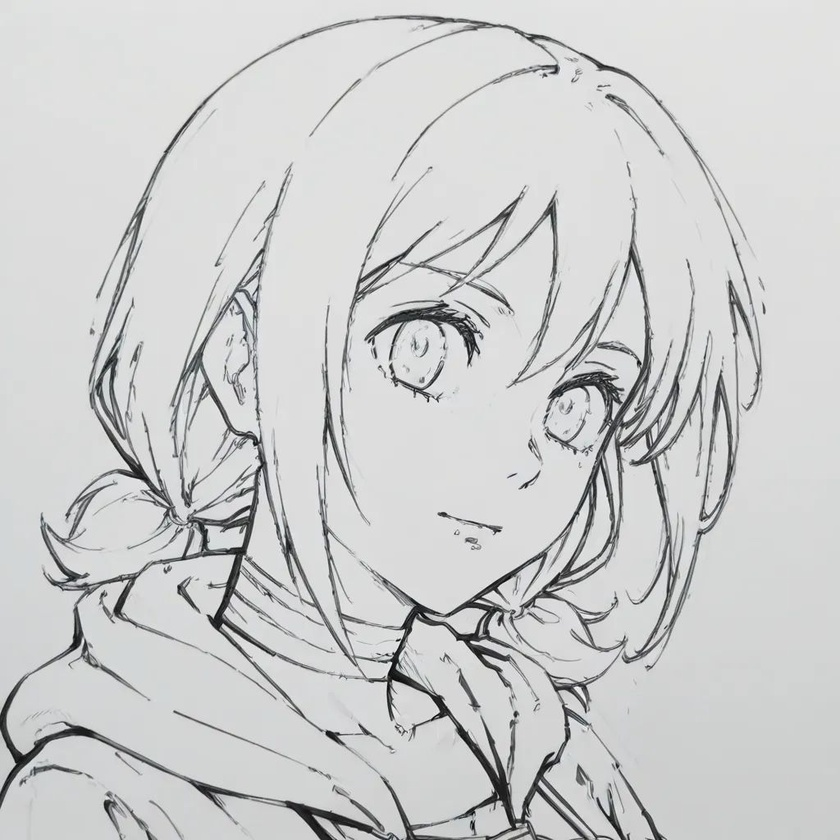
#> input picture img/111.jpg, 840 x 840 px, shrunk from 1024 x 1024 before the run, found by its file name
$ python clear_pic.py
#> lines starting #> are read from the running program, lines starting #| are printed output that depends on the picture; after the words box and inside, x2 and y2 are one past the last pixel; in counts of white or black regions, pixels touching at a corner belong together
#> in process_image, image is the input picture: shape (840, 840, 3); mean B, G, R 205.1, 205.2, 204.4
import cv2
import numpy as np
import os

def convert_to_binary(image, threshold=127, max_value=255):
    """
    将图像转换为黑白二值图

    Args:
        image: 输入图像，可以是彩色或灰度图像
        threshold: 二值化阈值，默认127
        max_value: 二值化后的最大值，默认255

    Returns:
        二值化后的图像
    """
#> called with threshold = 127, max_value = 255
    # 如果是彩色图像，先转换为灰度图
    if len(image.shape) == 3:
        gray = cv2.cvtColor(image, cv2.COLOR_BGR2GRAY)
    else:
        gray = image

    # 使用OTSU自适应阈值进行二值化
    _, binary = cv2.threshold(gray, threshold, max_value, cv2.THRESH_BINARY + cv2.THRESH_OTSU)
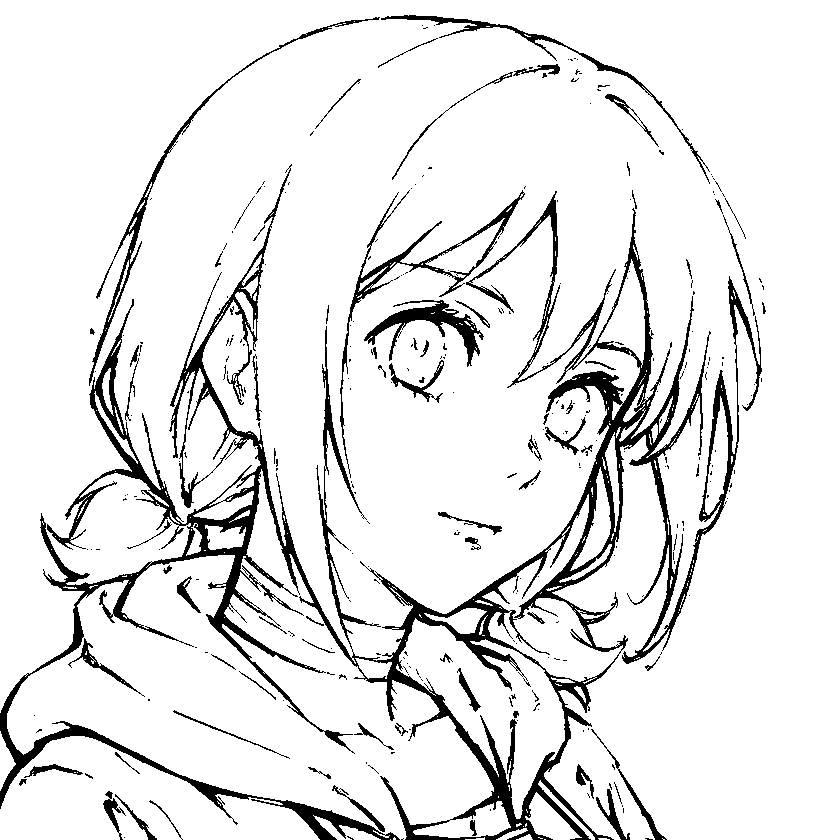
#> binary: shape (840, 840); 90.4% white; 314 black regions (243 under 20 px), largest, box (x1, y1, x2, y2) and area: (0, 164, 762, 840) 50308, (340, 190, 525, 478) 2480, (89, 17, 380, 386) 2142
    return binary

def remove_small_regions(binary_image, min_area=10):
    """
    移除小于指定面积的连通区域

    Args:
        binary_image: 二值化图像
        min_area: 最小连通域面积

    Returns:
        处理后的图像
    """
#> called with min_area = 5
    binary = binary_image.copy()
    num_labels, labels, stats, centroids = cv2.connectedComponentsWithStats(
        (255 - binary),  # 将黑色区域转为前景
        connectivity=8    # 使用8连通
    )
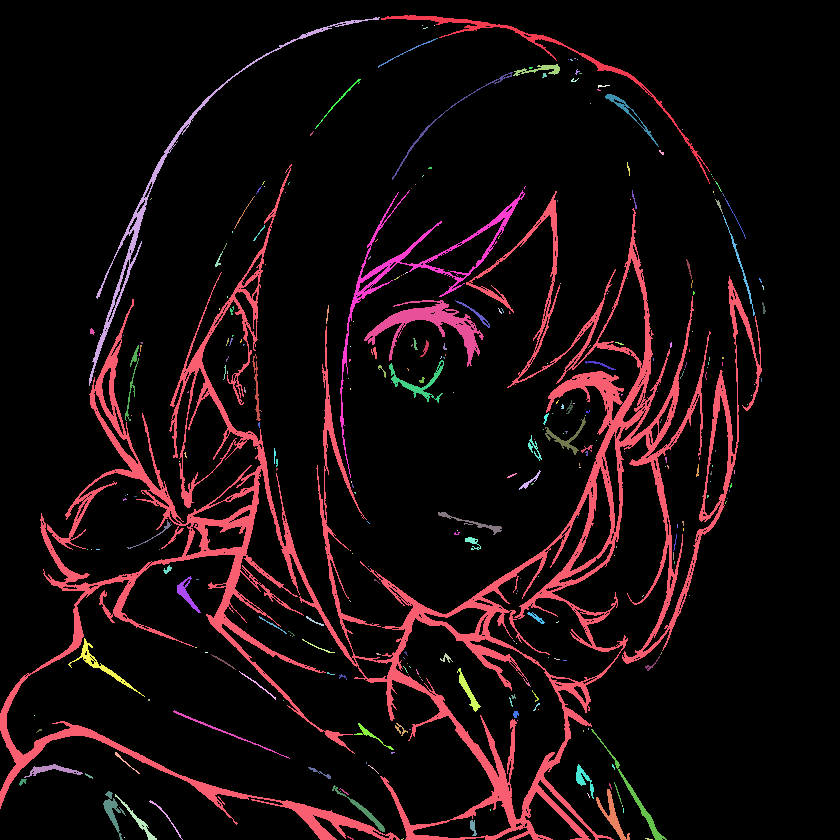
#> labels: shape (840, 840) int32; 315 distinct labels, from 0 to 314; one colour per label, 0 black
#> num_labels = 315; stats = 315 rows, first 6: [0, 0, 840, 840, 638142], [381, 15, 329, 169, 1577], [89, 17, 291, 369, 2142], [422, 25, 1, 1, 1], [434, 25, 1, 1, 1], [423, 27, 5, 2, 5]; centroids = 315 pairs, first value 22.26 to 763.4, second value 25 to 838.7

    result = binary.copy()
    for i in range(1, num_labels):
        if stats[i, cv2.CC_STAT_AREA] < min_area:
            result[labels == i] = 255
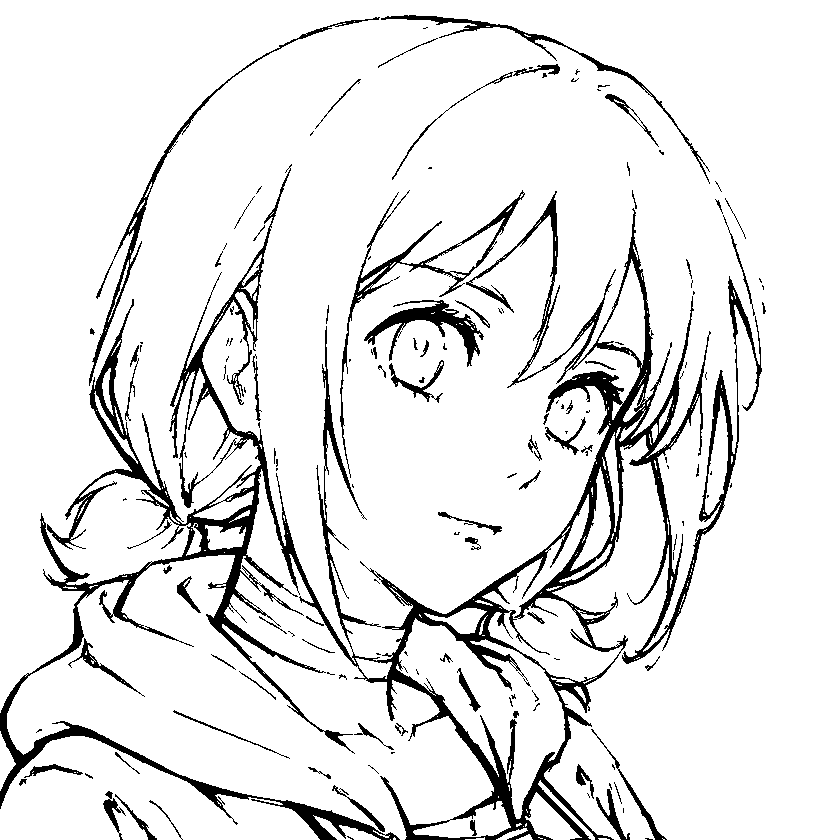
#> result: shape (840, 840); 90.5% white; 155 black regions (84 under 20 px), largest, box (x1, y1, x2, y2) and area: (0, 164, 762, 840) 50308, (340, 190, 525, 478) 2480, (89, 17, 380, 386) 2142

    return result

def morphological_operations(binary_image, operation='dilate', kernel_size=3, iterations=1):
    """
    对二值图像进行形态学操作

    Args:
        binary_image: 二值化图像
        operation: 操作类型，'dilate'为膨胀，'erode'为侵蚀
        kernel_size: 结构元素大小
        iterations: 操作次数

    Returns:
        处理后的图像
    """
#> called with operation = 'erode', kernel_size = 3, iterations = 1
    kernel = np.ones((kernel_size, kernel_size), np.uint8)

    if operation == 'dilate':
        return cv2.dilate(binary_image, kernel, iterations=iterations)
    elif operation == 'erode':
        return cv2.erode(binary_image, kernel, iterations=iterations)
#> returned value: shape (840, 840); 83.7% white; 62 black regions, largest, box (x1, y1, x2, y2) and area: (0, 14, 763, 840) 100295, (363, 299, 485, 404) 3854, (391, 63, 561, 181) 1192
#> in morphological_operations (call 2), `return cv2.dilate(binary_image, kernel, iterations=iterations)`: returned value: shape (840, 840); 89.6% white; 80 black regions (32 under 20 px), largest, box (x1, y1, x2, y2) and area: (0, 15, 762, 840) 64473, (364, 300, 484, 367) 2189, (576, 764, 630, 840) 669
    else:
        raise ValueError("不支持的操作类型")

def custom_median_filter(image, kernel_size=3):
    """
    使用1/3位中值滤波进行图像平滑

    Args:
        image: 输入的二值图像
        kernel_size: 滤波窗口大小

    Returns:
        处理后的图像
    """
#> called with kernel_size = 3
    height, width = image.shape
#> height = 840; width = 840
    output_image = np.zeros_like(image)
    half_kernel = kernel_size // 2

    for i in range(half_kernel, height - half_kernel):
        for j in range(half_kernel, width - half_kernel):
            window = image[i-half_kernel:i+half_kernel+1, j-half_kernel:j+half_kernel+1]
            sorted_window = np.sort(window.flatten())
            index = len(sorted_window) // 3
            output_image[i, j] = sorted_window[index]
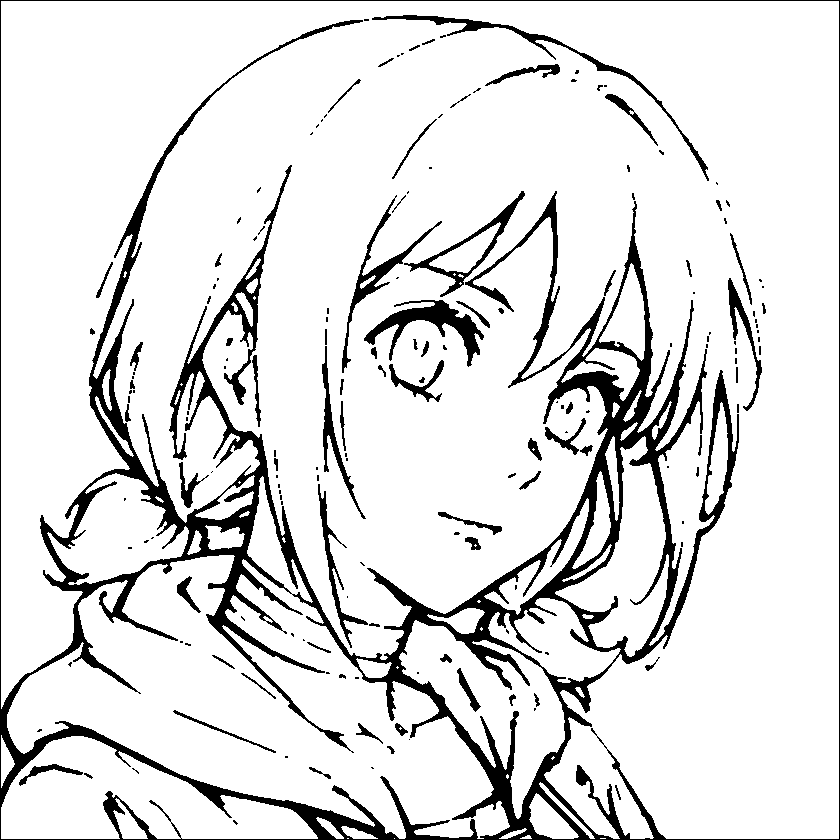
#> output_image: shape (840, 840); 88.3% white; 176 black regions (103 under 20 px), largest, box (x1, y1, x2, y2) and area: (0, 0, 840, 840) 64908, (364, 300, 484, 367) 2316, (372, 15, 709, 181) 1886

    return output_image

def process_image(image_path, min_area1=2, min_area2=3, kernel_size=3, iterations=1):
    """
    完整的图像处理流程

    Args:
        image_path: 输入图像路径
        min_area1: 第一次去除小连通域的面积阈值
        min_area2: 第二次去除小连通域的面积阈值
        kernel_size: 形态学操作的结构元素大小
        iterations: 形态学操作的迭代次数

    Returns:
        处理后的图像
    """
    # 读取图像
    image = cv2.imread(image_path)
    if image is None:
        raise ValueError("无法读取图像")

    # 1. 转换为二值图
    binary = convert_to_binary(image)

    # 2. 第一次移除小连通域
    cleaned = remove_small_regions(binary, min_area1)

    # 3. 形态学操作：先侵蚀后膨胀（开运算）
    eroded = morphological_operations(cleaned, operation='erode', kernel_size=kernel_size, iterations=iterations)
    dilated = morphological_operations(eroded, operation='dilate', kernel_size=kernel_size, iterations=iterations)

    # 4. 1/3位中值滤波去除噪点
    smoothed = custom_median_filter(dilated, kernel_size=3)

    # 5. 第二次移除小连通域
    final = remove_small_regions(smoothed, min_area2)
#> call 2 of remove_small_regions, with min_area = 21
#> in remove_small_regions (call 2), `num_labels, labels, stats, centroids = cv2.connectedComponentsWithStat..`:
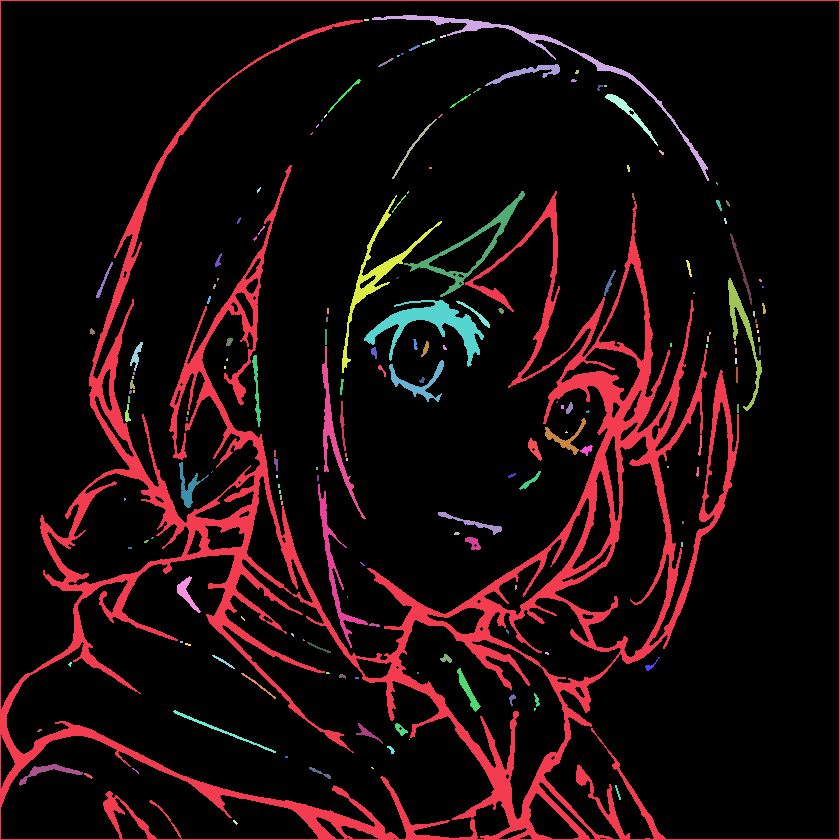
#> labels: shape (840, 840) int32; 177 distinct labels, from 0 to 176; one colour per label, 0 black
#> in remove_small_regions (call 2), `num_labels, labels, stats, centroids = cv2.connectedComponentsWithStat..`: num_labels = 177; stats = 177 rows, first 6: [1, 1, 838, 838, 622910], [0, 0, 840, 840, 64908], [372, 15, 337, 166, 1886], [364, 19, 5, 2, 10], [440, 35, 6, 3, 12], [422, 39, 13, 6, 29]; centroids = 177 pairs, first value 39.2 to 763.5, second value 19.5 to 821.8
#> after the loop in remove_small_regions (call 2), `for i in range(1, num_labels):`:
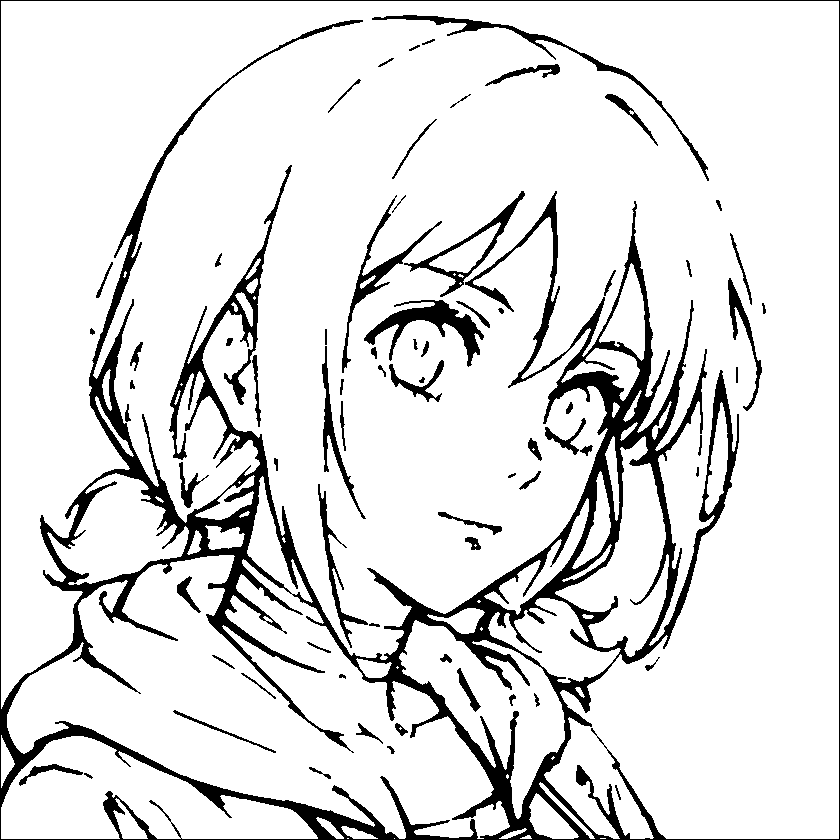
#> result: shape (840, 840); 88.4% white; 73 black regions, largest, box (x1, y1, x2, y2) and area: (0, 0, 840, 840) 64908, (364, 300, 484, 367) 2316, (372, 15, 709, 181) 1886

    return final

if __name__ == "__main__":
    image_path = "C:/Users/wangtz/Desktop/vscode/ComfyUI-Custom-node-wtz/img/111.jpg"
    result = process_image(
        image_path,
        min_area1=5,
        min_area2=21,
        kernel_size=3,
        iterations=1
    )
    # 保存最终结果
    output_path = os.path.join(os.path.dirname(image_path), "output.jpg")
    cv2.imwrite(output_path, result)
